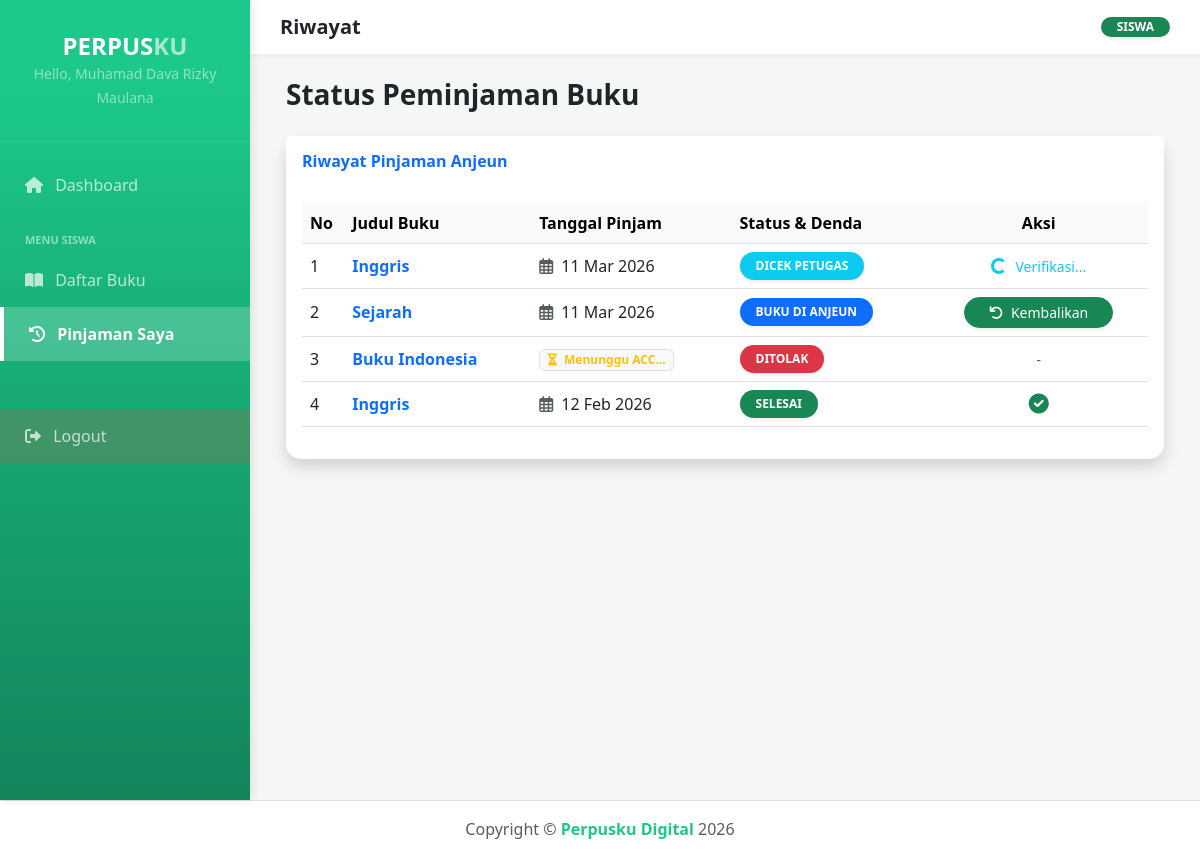
The app's page /index.php?page=riwayat (signed in) with its own data.
### tables this page shows
CREATE TABLE `peminjaman` (
  `id_peminjaman` int(11) NOT NULL,
  `id_user` int(11) DEFAULT NULL,
  `id_buku` int(11) DEFAULT NULL,
  `tanggal_pinjam` date DEFAULT NULL,
  `tanggal_kembali_seharusnya` date DEFAULT NULL,
  `tgl_pengembalian` date DEFAULT NULL,
  `denda` int(11) DEFAULT 0,
  `status` enum('menunggu','dipinjam','kembali','selesai','ditolak') DEFAULT 'menunggu'
);

CREATE TABLE `buku` (
  `id_buku` int(11) NOT NULL,
  `judul` varchar(255) NOT NULL,
  `penulis` varchar(100) DEFAULT NULL,
  `penerbit` varchar(100) DEFAULT NULL,
  `tahun_terbit` year(4) DEFAULT NULL,
  `stok` int(11) DEFAULT 0,
  `cover` varchar(255) DEFAULT NULL
);

### views/siswa/riwayat.php (the view, shortened to what this page needs)
<?php
$id_user = $_SESSION['user_id'];
$query = "SELECT p.*, b.judul
          FROM peminjaman p
          JOIN buku b ON p.id_buku = b.id_buku
          WHERE p.id_user = '$id_user'
          ORDER BY p.id_peminjaman DESC";
$result = mysqli_query($conn, $query);
?>
<div class="container-fluid">
    <div class="d-sm-flex align-items-center justify-content-between mb-4">
        <h1 class="h3 mb-0 text-gray-800 fw-bold">Status Peminjaman Buku</h1>
    </div>
    <div class="card shadow border-0" style="border-radius: 15px;">
        <div class="card-header py-3 bg-white border-bottom-0">
            <h6 class="m-0 fw-bold text-primary">Riwayat Pinjaman Anjeun</h6>
        </div>
        <div class="card-body">
            <div class="table-responsive">
                <table class="table table-hover align-middle">
                    <thead class="table-light">
                        <tr>
                            <th width="5%">No</th>
                            <th>Judul Buku</th>
                            <th>Tanggal Pinjam</th>
                            <th>Status & Denda</th>
                            <th class="text-center">Aksi</th>
                        </tr>
                    </thead>
                    <tbody>
                        <?php
                        $no = 1;
                        if(mysqli_num_rows($result) > 0) :
                            while($row = mysqli_fetch_assoc($result)) :
                                $status = $row['status'];
                                $tgl_pinjam = $row['tanggal_pinjam'];
                        ?>
                        <tr>
                            <td><?= $no++; ?></td>
                            <td><strong class="text-primary"><?= htmlspecialchars($row['judul']); ?></strong></td>
                            <td>
                                <?php
                                if($status == 'menunggu' || !$tgl_pinjam || $tgl_pinjam == '0000-00-00') : ?>
                                    <span class="badge bg-light text-warning border small">
                                        <i class="fas fa-hourglass-half me-1"></i> Menunggu ACC...
                                    </span>
                                <?php else : ?>
                                    <i class="far fa-calendar-alt me-1 text-muted"></i>
                                    <?= date('d M Y', strtotime($tgl_pinjam)); ?>
                                <?php endif; ?>
                            </td>
                            <td>
                                <?php
                                if($status == 'menunggu') : ?>
                                    <span class="badge bg-warning text-dark px-3 py-2 rounded-pill shadow-sm">MENUNGGU ACC</span>
                                <?php elseif($status == 'dipinjam') : ?>
                                    <span class="badge bg-primary px-3 py-2 rounded-pill shadow-sm text-white">BUKU DI ANJEUN</span>
                                <?php elseif($status == 'kembali') : ?>
                                    <span class="badge bg-info px-3 py-2 rounded-pill shadow-sm text-white">DICEK PETUGAS</span>
                                <?php elseif($status == 'selesai') : ?>
                                    <span class="badge bg-success px-3 py-2 rounded-pill shadow-sm text-white">SELESAI</span>
                                <?php elseif($status == 'ditolak') : ?>
                                    <span class="badge bg-danger px-3 py-2 rounded-pill shadow-sm text-white">DITOLAK</span>
                                <?php endif; ?>
                            </td>
                            <td class="text-center">
                                <?php if($status == 'dipinjam') : ?>
                                    <a href="core/proses_pinjam.php?kembali_id=<?= $row['id_peminjaman']; ?>"
                                       class="btn btn-sm btn-success rounded-pill px-4 shadow-sm"
                                       onclick="return confirm('Yakin hoyong mulangkeun buku ieu?')">
                                        <i class="fas fa-undo me-1"></i> Kembalikan
                                    </a>
                                <?php elseif($status == 'selesai') : ?>
                                    <span class="text-success"><i class="fas fa-check-circle fa-lg"></i></span>
                                <?php elseif($status == 'kembali') : ?>
                                    <div class="spinner-border spinner-border-sm text-info" role="status"></div>
                                    <span class="text-info ms-1 small">Verifikasi...</span>
                                <?php else : ?>
                                    <span class="text-muted small">-</span>
                                <?php endif; ?>
                            </td>
                        </tr>
                        <?php endwhile; ?>
                        <?php endif; ?>
                    </tbody>
                </table>
            </div>
        </div>
    </div>
</div>

### views/layout/header.php (style rules this page uses)
body { overflow-x: hidden; font-family: 'Segoe UI', Tahoma, sans-serif; background: #f4f7f6; }

### records on screen
peminjaman: id_buku.judul "Inggris", tanggal_pinjam "11 Mar 2026", status "DICEK PETUGAS"
peminjaman: id_buku.judul "Sejarah", tanggal_pinjam "11 Mar 2026", status "BUKU DI ANJEUN"
peminjaman: id_buku.judul "Buku Indonesia", status "ditolak" (drawn)
peminjaman: id_buku.judul "Inggris", tanggal_pinjam "12 Feb 2026", status "SELESAI"

### other values on screen
$_SESSION['nama'] "Muhamad Dava Rizky Maulana"
str_replace('_', ' ', htmlspecialchars($page)) "Riwayat"
$role "SISWA"
